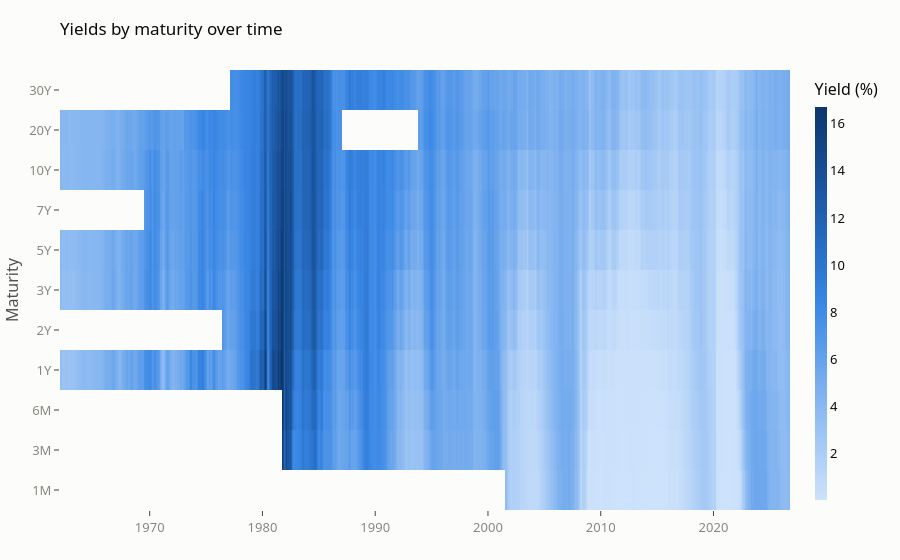

The notebook cell saved with this chart:
### Markdown cell above
## Full history

Monthly averages of every maturity since 1962. Darker means higher yields; blank cells are maturities that were not issued at the time.

### Code cell
plots.yield_heatmap(yields)

### Figure 1 — Plotly figure (JSON) as saved in the notebook; plotly's stock layout.template omitted (floating-point values rounded to 4 significant figures; data arrays with more than 128 entries replaced by an {"elided": "..."} marker saying what was removed)
{"data": [{"colorbar": {"outlinewidth": 0, "thickness": 12, "title": {"text": "Yield (%)"}}, "colorscale": [[0.0, "#cde2fb"], [0.1667, "#9ec5f4"], [0.3333, "#6da7ec"], [0.5, "#3987e5"], [0.6667, "#256abf"], [0.8333, "#184f95"], [1.0, "#0d366b"]], "hoverongaps": false, "hovertemplate": "%{x|%b %Y} · %{y}: %{z:.2f}%<extra></extra>", "type": "heatmap", "x": {"elided": "777 str values"}, "y": ["1M", "3M", "6M", "1Y", "2Y", "3Y", "5Y", "7Y", "10Y", "20Y", "30Y"], "z": {"elided": "11x777 float values"}, "zmin": 0}], "layout": {"title": {"text": "Yields by maturity over time"}, "xaxis": {"showgrid": false, "title": {}}, "yaxis": {"showgrid": false, "title": {"text": "Maturity"}, "type": "category"}}}
